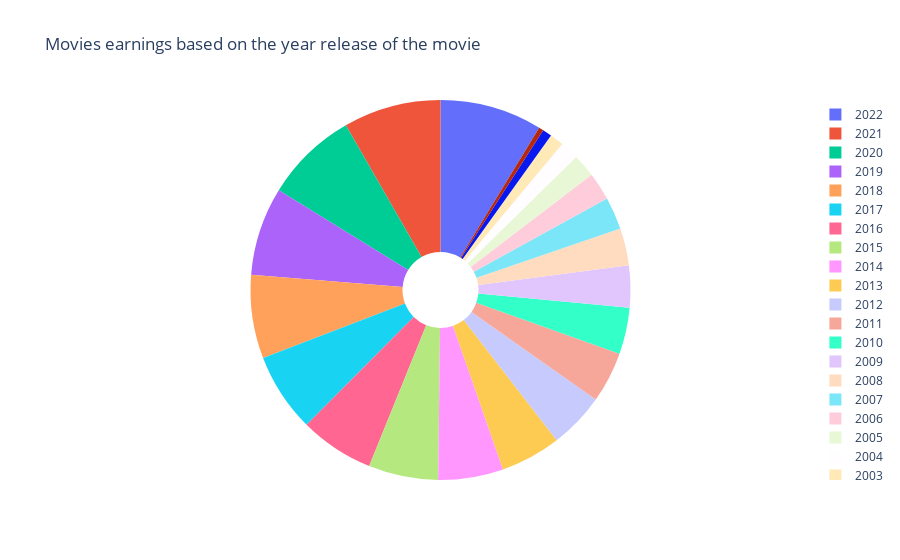

The notebook cell this image was saved under:
### Code cell
fig = px.pie(dfb, values='earning_worldwide', names='year_released',title='Movies earnings worldwide  based on the year release of the movie', hole=0.2 )
fig.update_traces(textinfo="text", insidetextfont=dict(color="white") )
fig.update_layout(legend={"itemclick":False})

fig.show()

### Figure 1 — Plotly figure (JSON) as saved in the notebook; plotly's stock layout.template omitted (floating-point values rounded to 4 significant figures)
{"data": [{"domain": {"x": [0, 1], "y": [0, 1]}, "hole": 0.2, "hovertemplate": "year_released=%{label}<br>earning_worldwide=%{value}<extra></extra>", "insidetextfont": {"color": "white"}, "labels": [2001, 2002, 2003, 2004, 2005, 2006, 2007, 2008, 2009, 2010, 2011, 2012, 2013, 2014, 2015, 2016, 2017, 2018, 2019, 2020, 2021, 2022], "legendgroup": "", "name": "", "showlegend": true, "textinfo": "text", "type": "pie", "values": [500, 1000, 1500, 2000, 2500, 3000, 3500, 4000, 4500, 5000, 5500, 6000, 6500, 7000, 7500, 8000, 8500, 9000, 9500, 10000, 10500, 11000]}], "layout": {"legend": {"itemclick": false, "tracegroupgap": 0}, "title": {"text": "Movies earnings based on the year release of the movie"}}}
